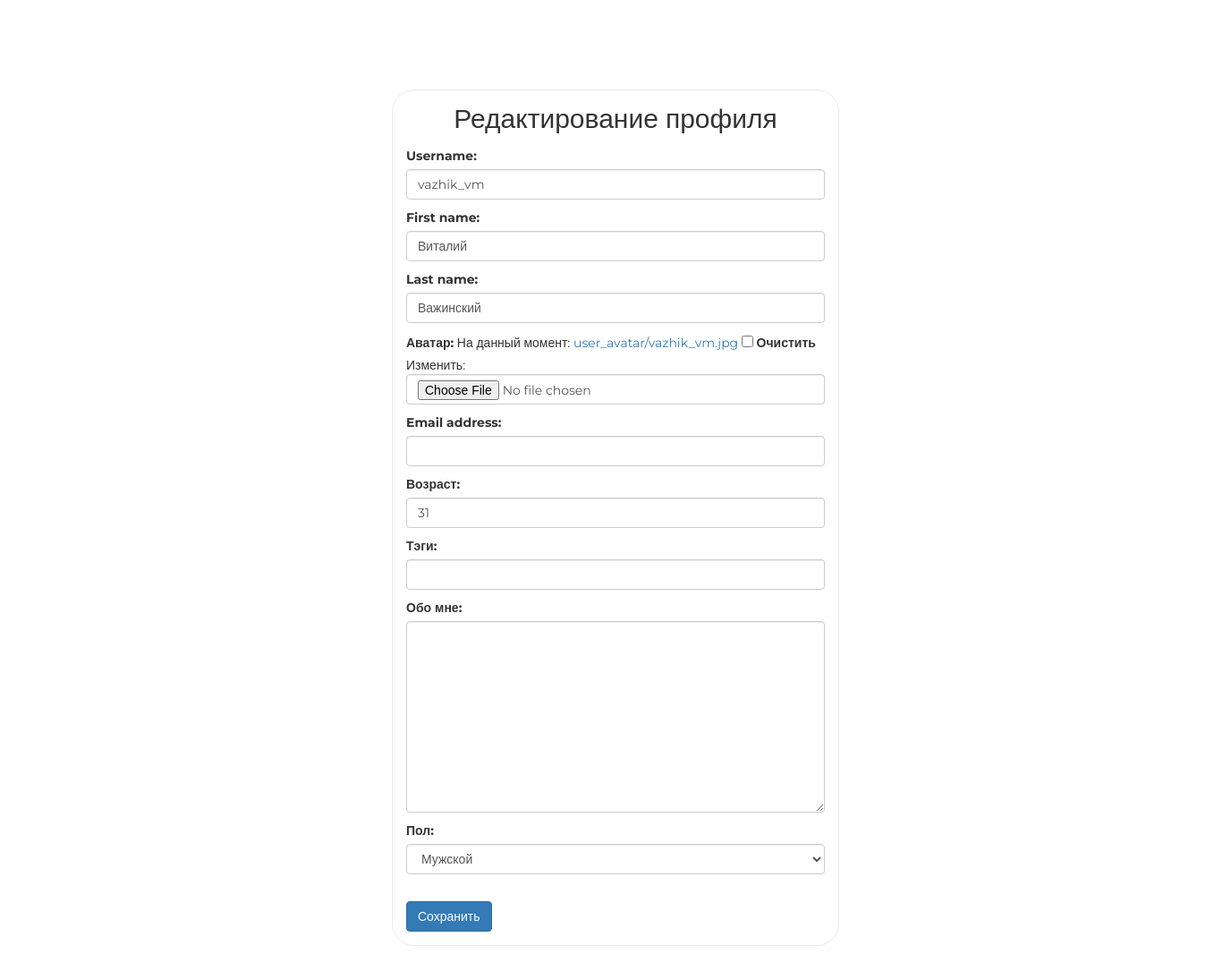
Screenshot of /auth/edit/ (signed in) with the database file from the repository.
### authapp/models.py (models this page shows, shortened)
class ShopUser(AbstractUser):
    avatar = models.ImageField(upload_to='user_avatar', blank=True, verbose_name='Аватар')
    age = models.PositiveSmallIntegerField(verbose_name='Возраст', blank=True, null=True)
    activate_key = models.CharField(max_length=128, verbose_name='Ключ активации', blank=True, null=True)
    activate_key_expired = models.DateTimeField(blank=True, null=True)

### authapp/views.py (the view)
# urls.py: path('edit/', authapp.edit, name='edit'),
def edit(request):
    if request.method == 'POST':
        edit_form = ShopUserEditForm(request.POST, request.FILES, instance=request.user)
        edit_profile_form = ShopUserProfileEditForm(request.POST, instance=request.user.shopuserprofile)
        if edit_form.is_valid():
            edit_form.save()
            return HttpResponseRedirect(reverse('auth:edit'))
    else:
        edit_form = ShopUserEditForm(instance=request.user)
        edit_profile_form = ShopUserProfileEditForm(instance=request.user.shopuserprofile)
    context = {
        'edit_form': edit_form,
        'edit_profile_form': edit_profile_form,
    }
    return render(request, 'authapp/edit.html', context)

### authapp/forms.py
class ShopUserEditForm(UserChangeForm):
    class Meta:
        model = ShopUser
        fields = ('username', 'first_name', 'last_name',  'avatar', 'email', 'age', 'password')
    def __init__(self, *args, **kwargs):
        super().__init__(*args, **kwargs)
        for field_name, field in self.fields.items():
            field.widget.attrs['class'] = 'form-control'
            field.help_text = ''
            if field_name == 'password':
                field.widget = forms.HiddenInput()

class ShopUserProfileEditForm(forms.ModelForm):
    class Meta:
        model = ShopUserProfile
        exclude = ('user',)
    def __init__(self, *args, **kwargs):
        super().__init__(*args, **kwargs)
        for field_name, field in self.fields.items():
            field.widget.attrs['class'] = 'form-control'
            field.help_text = ''

### mainapp/context_processors.py (called while the page is built)
def basket(request):
    basket_items = []
    if request.user.is_authenticated:
        basket_items = Basket.objects.filter(user=request.user)
    return {'basket': basket_items}  # всегда словарь возвращает

### authapp/templates/authapp/edit.html (shortened to what this page needs)
{% extends 'authapp/base.html' %}
{% load static %}
{% block name_page%}
Редактирование профиля
{% endblock %}
{% block content %}
    <form style="margin: 15px" class="form-horizontal" action="{% url 'auth:edit' %}" method="post" enctype="multipart/form-data">
        {{ edit_form.as_p}}
        {{ edit_profile_form.as_p }}
        <br>
        <input class="btn btn-primary" type="submit" value="Сохранить">
    </form>
{% endblock %}

### static/css/style.css (style rules this page uses)
* { margin: 0; padding: 0; }
body { font-family: 'Montserrat', sans-serif; }
html, body { height: 100%; }
.login form { margin-bottom: 10px; }

### rows the page displays
ShopUser: username "vazhik_vm", first_name "Виталий", last_name "Важинский", age "31"
